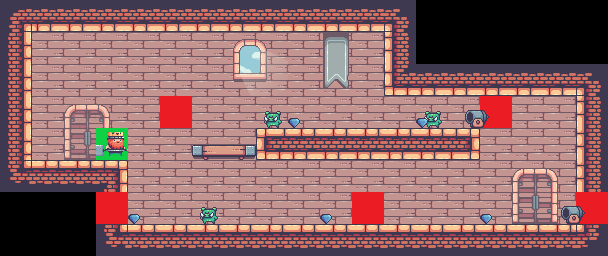

The image is a tile-based game level rendered from a .tmx file. Its description and complete source (layers, tilesets, objects, tile grids) follow:
An orthogonal 19x8 tile map with 32x32 px tiles, 11 tile layers (Background, Terrain, Background_door, Box, ...), 9 tilesets.

<map version="1.9" tiledversion="1.9.2" orientation="orthogonal" renderorder="right-down" width="19" height="8" tilewidth="32" tileheight="32" infinite="0" nextlayerid="13" nextobjectid="1">
 <editorsettings>
  <export target="lvl1.csv" format="csv" />
 </editorsettings>
 <tileset firstgid="1" source="../../graphics/tilesets/terrain.tsx" />
 <tileset firstgid="177" source="../../graphics/tilesets/setup_charcater.tsx" />
 <tileset firstgid="179" source="../../graphics/tilesets/default_platforms.tsx" />
 <tileset firstgid="183" source="../../graphics/tilesets/diamonds.tsx" />
 <tileset firstgid="184" source="../../graphics/tilesets/door.tsx" />
 <tileset firstgid="185" source="../../graphics/tilesets/decorations.tsx" />
 <tileset firstgid="205" source="../../graphics/tilesets/setup_enemy.tsx" />
 <tileset firstgid="207" source="../../graphics/tilesets/box.tsx" />
 <tileset firstgid="208" source="../../graphics/tilesets/cannon.tsx" />
 <layer id="9" name="Background" width="19" height="8">
  <data encoding="csv">
0,0,0,0,0,0,0,0,0,0,0,0,0,0,0,0,0,0,0,
0,66,66,66,66,66,66,66,66,66,66,66,0,0,0,0,0,0,0,
0,66,66,66,66,66,66,66,66,66,66,66,0,0,0,0,0,0,0,
0,66,66,66,66,66,66,66,66,66,66,66,66,66,66,66,66,66,0,
66,66,66,66,66,66,66,66,0,0,0,0,0,0,0,66,66,66,0,
0,0,0,0,66,66,66,66,66,66,66,66,66,66,66,66,66,66,0,
0,0,0,18,66,66,66,66,66,66,66,66,66,66,66,66,66,66,18,
0,0,0,0,0,0,0,0,0,0,0,0,0,0,0,0,0,0,0
</data>
 </layer>
 <layer id="1" name="Terrain" width="19" height="8">
  <data encoding="csv">
5,34,34,34,34,34,34,34,34,34,34,34,6,0,0,0,0,0,0,
19,0,0,0,0,0,0,0,0,0,0,0,17,0,0,0,0,0,0,
19,0,0,0,0,0,0,0,0,0,0,0,33,34,34,34,34,34,6,
19,0,0,0,0,0,0,0,0,0,0,0,0,0,0,0,0,0,17,
19,0,0,0,0,0,0,0,38,39,39,39,39,39,40,0,0,0,17,
21,2,2,3,0,0,0,0,0,0,0,0,0,0,0,0,0,0,17,
0,0,0,19,0,0,0,0,0,0,0,0,0,0,0,0,0,0,17,
0,0,0,21,2,2,2,2,2,2,2,2,2,2,2,2,2,2,22
</data>
 </layer>
 <layer id="5" name="Background_door" width="19" height="8" opacity="0.91">
  <data encoding="csv">
0,0,0,0,0,0,0,0,0,0,0,0,0,0,0,0,0,0,0,
0,0,0,0,0,0,0,0,0,0,0,0,0,0,0,0,0,0,0,
0,0,0,0,0,0,0,0,0,0,0,0,0,0,0,0,0,0,0,
0,0,0,0,0,0,0,0,0,0,0,0,0,0,0,0,0,0,0,
0,0,184,0,0,0,0,0,0,0,0,0,0,0,0,0,0,0,0,
0,0,0,0,0,0,0,0,0,0,0,0,0,0,0,0,0,0,0,
0,0,0,0,0,0,0,0,0,0,0,0,0,0,0,0,0,0,0,
0,0,0,0,0,0,0,0,0,0,0,0,0,0,0,0,0,0,0
</data>
 </layer>
 <layer id="11" name="Box" width="19" height="8">
  <data encoding="csv">
0,0,0,0,0,0,0,0,0,0,0,0,0,0,0,0,0,0,0,
0,0,0,0,0,0,0,0,0,0,0,0,0,0,0,0,0,0,0,
0,0,0,0,0,0,0,0,0,0,0,0,0,0,0,0,0,0,0,
0,0,0,0,0,0,0,0,0,0,0,0,0,0,0,0,0,0,0,
0,0,0,0,0,0,0,0,0,0,0,0,0,0,0,0,0,0,0,
0,0,0,0,0,0,0,0,0,0,0,0,0,0,0,0,0,0,0,
0,0,0,0,0,0,0,0,0,0,0,207,0,0,0,0,0,0,0,
0,0,0,0,0,0,0,0,0,0,0,0,0,0,0,0,0,0,0
</data>
 </layer>
 <layer id="6" name="Door" width="19" height="8">
  <data encoding="csv">
0,0,0,0,0,0,0,0,0,0,0,0,0,0,0,0,0,0,0,
0,0,0,0,0,0,0,0,0,0,0,0,0,0,0,0,0,0,0,
0,0,0,0,0,0,0,0,0,0,0,0,0,0,0,0,0,0,0,
0,0,0,0,0,0,0,0,0,0,0,0,0,0,0,0,0,0,0,
0,0,0,0,0,0,0,0,0,0,0,0,0,0,0,0,0,0,0,
0,0,0,0,0,0,0,0,0,0,0,0,0,0,0,0,0,0,0,
0,0,0,0,0,0,0,0,0,0,0,0,0,0,0,0,184,0,0,
0,0,0,0,0,0,0,0,0,0,0,0,0,0,0,0,0,0,0
</data>
 </layer>
 <layer id="7" name="Enemy" width="19" height="8">
  <data encoding="csv">
0,0,0,0,0,0,0,0,0,0,0,0,0,0,0,0,0,0,0,
0,0,0,0,0,0,0,0,0,0,0,0,0,0,0,0,0,0,0,
0,0,0,0,0,0,0,0,0,0,0,0,0,0,0,0,0,0,0,
0,0,0,0,0,205,0,0,206,0,0,0,0,206,0,205,0,0,0,
0,0,0,0,0,0,0,0,0,0,0,0,0,0,0,0,0,0,0,
0,0,0,0,0,0,0,0,0,0,0,0,0,0,0,0,0,0,0,
0,0,0,205,0,0,206,0,0,0,0,205,0,0,0,0,0,0,205,
0,0,0,0,0,0,0,0,0,0,0,0,0,0,0,0,0,0,0
</data>
 </layer>
 <layer id="12" name="Cannon" width="19" height="8">
  <data encoding="csv">
0,0,0,0,0,0,0,0,0,0,0,0,0,0,0,0,0,0,0,
0,0,0,0,0,0,0,0,0,0,0,0,0,0,0,0,0,0,0,
0,0,0,0,0,0,0,0,0,0,0,0,0,0,0,0,0,0,0,
0,0,0,0,0,0,0,0,0,0,0,0,0,0,208,0,0,0,0,
0,0,0,0,0,0,0,0,0,0,0,0,0,0,0,0,0,0,0,
0,0,0,0,0,0,0,0,0,0,0,0,0,0,0,0,0,0,0,
0,0,0,0,0,0,0,0,0,0,0,0,0,0,0,0,0,208,0,
0,0,0,0,0,0,0,0,0,0,0,0,0,0,0,0,0,0,0
</data>
 </layer>
 <layer id="2" name="Hero" width="19" height="8">
  <data encoding="csv">
0,0,0,0,0,0,0,0,0,0,0,0,0,0,0,0,0,0,0,
0,0,0,0,0,0,0,0,0,0,0,0,0,0,0,0,0,0,0,
0,0,0,0,0,0,0,0,0,0,0,0,0,0,0,0,0,0,0,
0,0,0,0,0,0,0,0,0,0,0,0,0,0,0,0,0,0,0,
0,0,0,178,0,0,0,0,0,0,0,0,0,0,0,0,0,0,0,
0,0,0,0,0,0,0,0,0,0,0,0,0,0,0,0,0,0,0,
0,0,0,0,0,0,0,0,0,0,0,0,0,0,0,0,0,0,0,
0,0,0,0,0,0,0,0,0,0,0,0,0,0,0,0,0,0,0
</data>
 </layer>
 <layer id="3" name="Default_platforms" width="19" height="8">
  <data encoding="csv">
0,0,0,0,0,0,0,0,0,0,0,0,0,0,0,0,0,0,0,
0,0,0,0,0,0,0,0,0,0,0,0,0,0,0,0,0,0,0,
0,0,0,0,0,0,0,0,0,0,0,0,0,0,0,0,0,0,0,
0,0,0,0,0,0,0,0,0,0,0,0,0,0,0,0,0,0,0,
0,0,0,0,0,0,179,181,0,0,0,0,0,0,0,0,0,0,0,
0,0,0,0,0,0,0,0,0,0,0,0,0,0,0,0,0,0,0,
0,0,0,0,0,0,0,0,0,0,0,0,0,0,0,0,0,0,0,
0,0,0,0,0,0,0,0,0,0,0,0,0,0,0,0,0,0,0
</data>
 </layer>
 <layer id="10" name="Decorations" width="19" height="8">
  <data encoding="csv">
0,0,0,0,0,0,0,0,0,0,0,0,0,0,0,0,0,0,0,
0,0,0,0,0,0,0,196,197,0,185,0,0,0,0,0,0,0,0,
0,0,0,0,0,0,0,201,202,0,195,0,0,0,0,0,0,0,0,
0,0,0,0,0,0,0,0,0,0,0,0,0,0,0,0,0,0,0,
0,0,0,0,0,0,0,0,0,0,0,0,0,0,0,0,0,0,0,
0,0,0,0,0,0,0,0,0,0,0,0,0,0,0,0,0,0,0,
0,0,0,0,0,0,0,0,0,0,0,0,0,0,0,0,0,0,0,
0,0,0,0,0,0,0,0,0,0,0,0,0,0,0,0,0,0,0
</data>
 </layer>
 <layer id="4" name="Diamonds" width="19" height="8">
  <data encoding="csv">
0,0,0,0,0,0,0,0,0,0,0,0,0,0,0,0,0,0,0,
0,0,0,0,0,0,0,0,0,0,0,0,0,0,0,0,0,0,0,
0,0,0,0,0,0,0,0,0,0,0,0,0,0,0,0,0,0,0,
0,0,0,0,0,0,0,0,0,183,0,0,0,183,0,0,0,0,0,
0,0,0,0,0,0,0,0,0,0,0,0,0,0,0,0,0,0,0,
0,0,0,0,0,0,0,0,0,0,0,0,0,0,0,0,0,0,0,
0,0,0,0,183,0,0,0,0,0,183,0,0,0,0,183,0,0,0,
0,0,0,0,0,0,0,0,0,0,0,0,0,0,0,0,0,0,0
</data>
 </layer>
</map>
